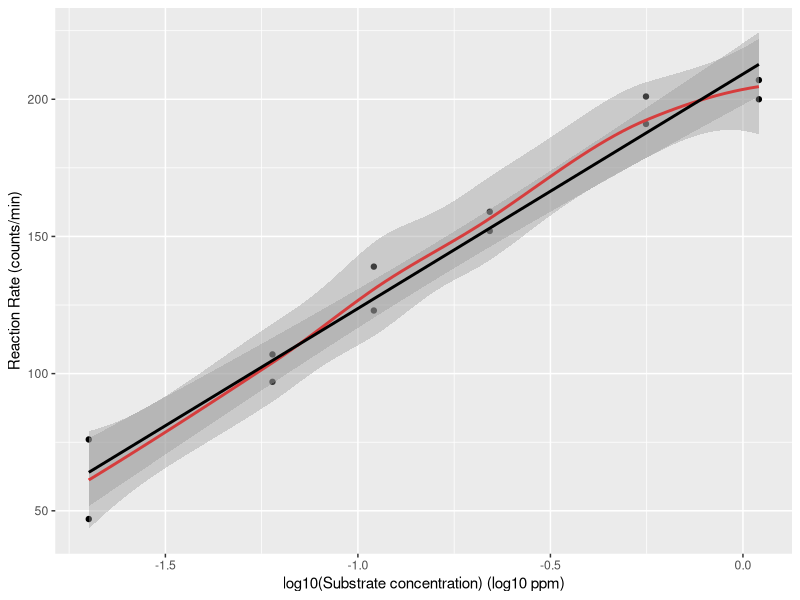
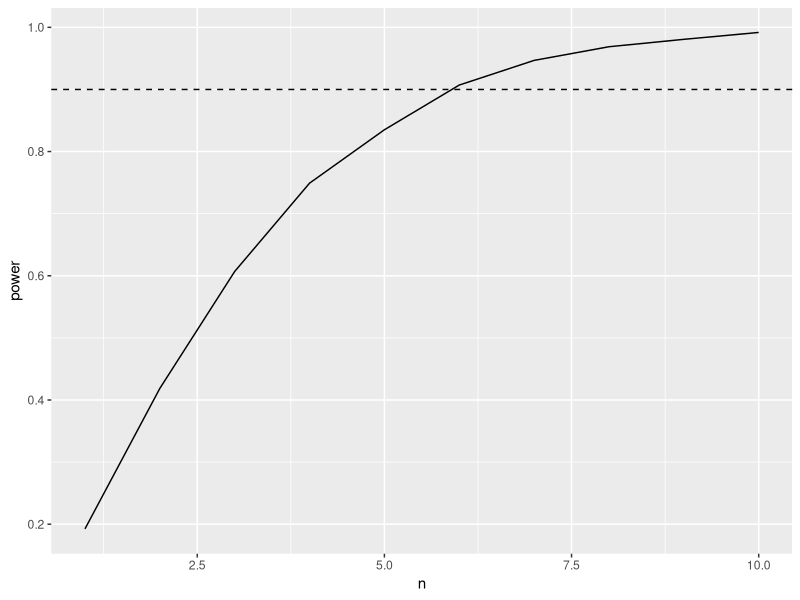
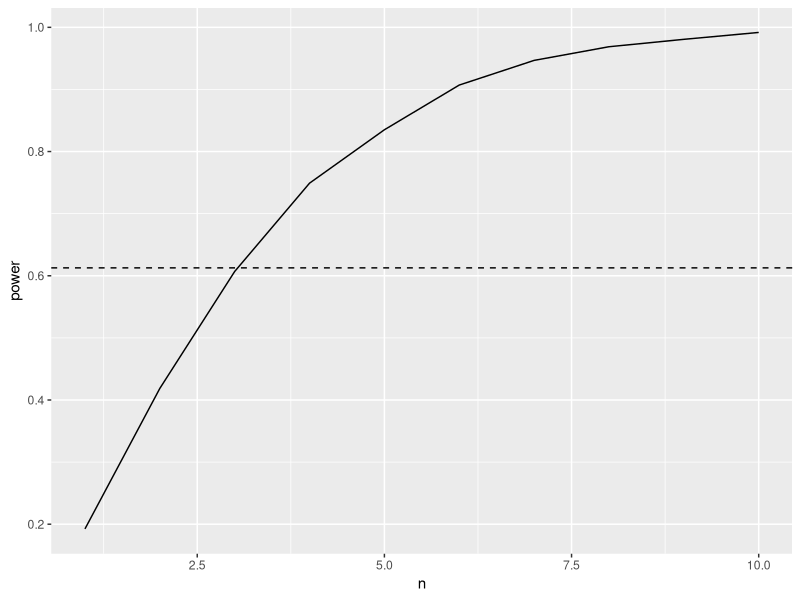

Write R code to recreate these figures, in order.
## ---- chunk 1
library(tidyverse)
## ---- chunk 2
data(Puromycin)
Puromycin <- Puromycin %>%
  filter(state == "treated")
## ---- chunk 3
Puromycin %>%
  ggplot(aes(x = conc %>% log10(), y = rate)) +
  geom_point() +
  stat_smooth(method = "loess", col = "red") +
  stat_smooth(method = "lm", col = "black") +
  ylab("Reaction Rate (counts/min)") +
  xlab("log10(Substrate concentration) (log10 ppm)")
## ---- chunk 4
simFast <- function(form, data, betas, sd, contrasts, alpha = .05, nSim = 10000) {
  ySim <- rnorm(nrow(data) * nSim, sd = sd)
  dim(ySim) <- c(nrow(data), nSim)
  design <- model.matrix(form, data)
  ySim <- ySim + c(design %*% betas)
  ySim <- t(ySim)

  ### Fitting
  fitAll <- limma::lmFit(ySim, design)

  ### Inference
  varUnscaled <- c(t(contrasts) %*% fitAll$cov.coefficients %*% contrasts)
  contrasts <- fitAll$coefficients %*% contrasts
  seContrasts <- varUnscaled^.5 * fitAll$sigma
  tstats <- contrasts / seContrasts
  pvals <- pt(abs(tstats), fitAll$df.residual, lower.tail = FALSE) * 2
  return(mean(pvals < alpha))
}
## ---- chunk 5
mod1 <- lm(rate ~ conc %>% log10(), Puromycin)
betas <- mod1$coefficients

nSim <- 10000
form <- ~ conc %>% log10()
sd <- sigma(mod1)
contrast <- matrix(c(0, 1), ncol = 1)
rownames(contrast) <- names(mod1$coefficients)
alpha <- 0.05

power <- simFast(form, Puromycin, betas, sd, contrasts = contrast, alpha = alpha, nSim = nSim)
power
## ---- chunk 6
mod1 <- lm(rate ~ conc %>% log10(), Puromycin)
betas <- mod1$coefficients
betas[2] <- 10

nSim <- 10000
form <- ~ conc %>% log10()
sd <- sigma(mod1)
contrast <- matrix(c(0, 1), ncol = 1)
rownames(contrast) <- names(mod1$coefficients)
alpha <- 0.05

power <- simFast(form, Puromycin, betas, sd, contrasts = contrast, alpha = alpha, nSim = nSim)
power
## ---- chunk 7
mod1 <- lm(rate ~ conc %>% log10(), Puromycin)
concentrations <- Puromycin %>%
  pull(conc) %>%
  unique()


betas <- mod1$coefficients
betas[2] <- 10

nSim <- 10000
form <- ~ conc %>% log10()
sd <- sigma(mod1)
contrast <- matrix(c(0, 1), ncol = 1)
rownames(contrast) <- names(mod1$coefficients)
alpha <- 0.05

powers <- data.frame(n = 1:10, power = NA)

for (i in 1:10)
{
  simData <- data.frame(conc = rep(concentrations, each = i))
  powers[i, 2] <- simFast(form, simData, betas, sd, contrasts = contrast, alpha = alpha, nSim = nSim)
}

powers %>%
  ggplot(aes(n, power)) +
  geom_line() +
  geom_hline(yintercept = .9, lty = 2)
## ---- chunk 8
concentrations <- Puromycin %>%
  pull(conc) %>%
  unique()


betas <- mod1$coefficients
betas[2] <- 10

nSim <- 10000
form <- ~ conc %>% log10()
sd <- sigma(mod1)
contrast <- matrix(c(0, 1), ncol = 1)
rownames(contrast) <- names(mod1$coefficients)
alpha <- 0.05

simData <- data.frame(conc = c(concentrations, rep(min(concentrations), 3), rep(max(concentrations), 3)))
powerOpt <- simFast(form, simData, betas, sd, contrasts = contrast, alpha = alpha, nSim = nSim)

simData
powerOpt
## ---- chunk 9
powers %>%
  ggplot(aes(n, power)) +
  geom_line() +
  geom_hline(yintercept = powerOpt, lty = 2)
